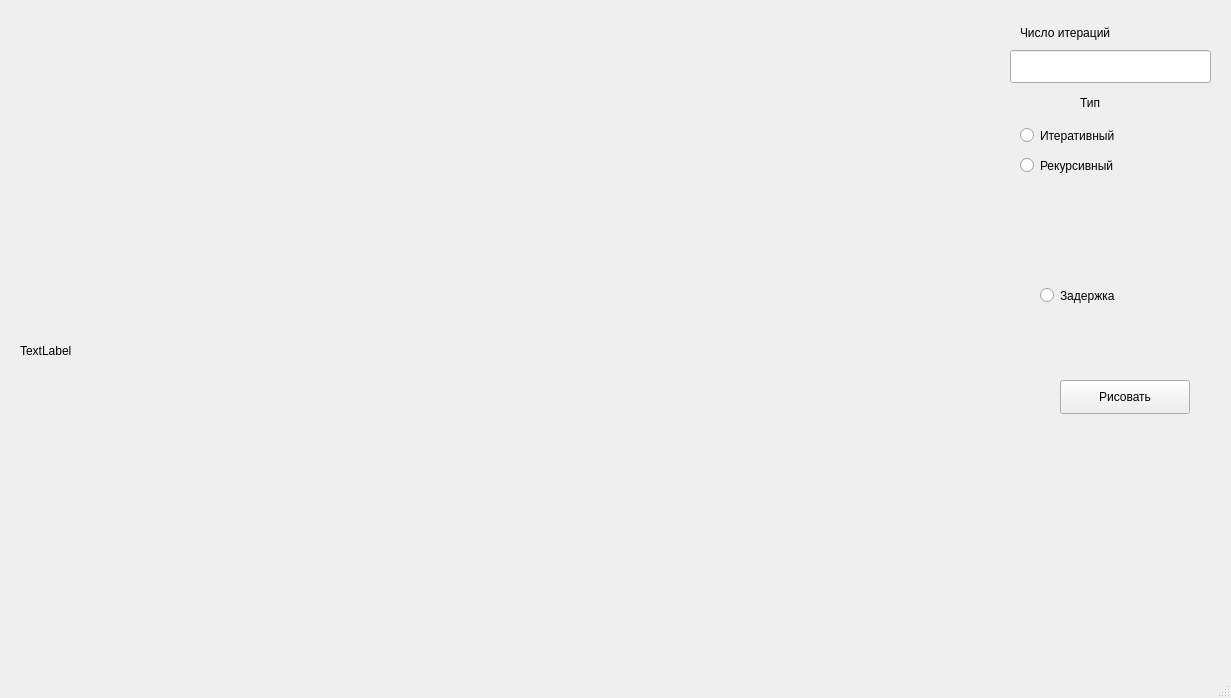
<?xml version="1.0" encoding="UTF-8"?>
<ui version="4.0">
 <class>MainWindow</class>
 <widget class="QMainWindow" name="MainWindow">
  <property name="geometry">
   <rect>
    <x>0</x>
    <y>0</y>
    <width>1231</width>
    <height>698</height>
   </rect>
  </property>
  <property name="windowTitle">
   <string>MainWindow</string>
  </property>
  <widget class="QWidget" name="centralwidget">
   <widget class="QLabel" name="canvas">
    <property name="geometry">
     <rect>
      <x>20</x>
      <y>20</y>
      <width>951</width>
      <height>661</height>
     </rect>
    </property>
    <property name="text">
     <string>TextLabel</string>
    </property>
   </widget>
   <widget class="QLabel" name="label">
    <property name="geometry">
     <rect>
      <x>1020</x>
      <y>20</y>
      <width>191</width>
      <height>25</height>
     </rect>
    </property>
    <property name="text">
     <string>Число итераций</string>
    </property>
   </widget>
   <widget class="QLineEdit" name="iterCount">
    <property name="geometry">
     <rect>
      <x>1010</x>
      <y>50</y>
      <width>201</width>
      <height>33</height>
     </rect>
    </property>
   </widget>
   <widget class="QRadioButton" name="iterButton">
    <property name="geometry">
     <rect>
      <x>1020</x>
      <y>120</y>
      <width>181</width>
      <height>31</height>
     </rect>
    </property>
    <property name="text">
     <string>Итеративный</string>
    </property>
    <attribute name="buttonGroup">
     <string notr="true">buttonGroup</string>
    </attribute>
   </widget>
   <widget class="QLabel" name="label_2">
    <property name="geometry">
     <rect>
      <x>1080</x>
      <y>90</y>
      <width>51</width>
      <height>25</height>
     </rect>
    </property>
    <property name="text">
     <string>Тип</string>
    </property>
   </widget>
   <widget class="QRadioButton" name="recButton">
    <property name="geometry">
     <rect>
      <x>1020</x>
      <y>150</y>
      <width>181</width>
      <height>31</height>
     </rect>
    </property>
    <property name="text">
     <string>Рекурсивный</string>
    </property>
    <attribute name="buttonGroup">
     <string notr="true">buttonGroup</string>
    </attribute>
   </widget>
   <widget class="QPushButton" name="drawButton">
    <property name="geometry">
     <rect>
      <x>1060</x>
      <y>380</y>
      <width>130</width>
      <height>34</height>
     </rect>
    </property>
    <property name="text">
     <string>Рисовать</string>
    </property>
   </widget>
   <widget class="QRadioButton" name="delay">
    <property name="geometry">
     <rect>
      <x>1040</x>
      <y>280</y>
      <width>160</width>
      <height>31</height>
     </rect>
    </property>
    <property name="text">
     <string>Задержка</string>
    </property>
   </widget>
  </widget>
  <widget class="QMenuBar" name="menubar">
   <property name="geometry">
    <rect>
     <x>0</x>
     <y>0</y>
     <width>1231</width>
     <height>30</height>
    </rect>
   </property>
  </widget>
  <widget class="QStatusBar" name="statusbar"/>
 </widget>
 <resources/>
 <connections/>
 <buttongroups>
  <buttongroup name="buttonGroup"/>
 </buttongroups>
</ui>
